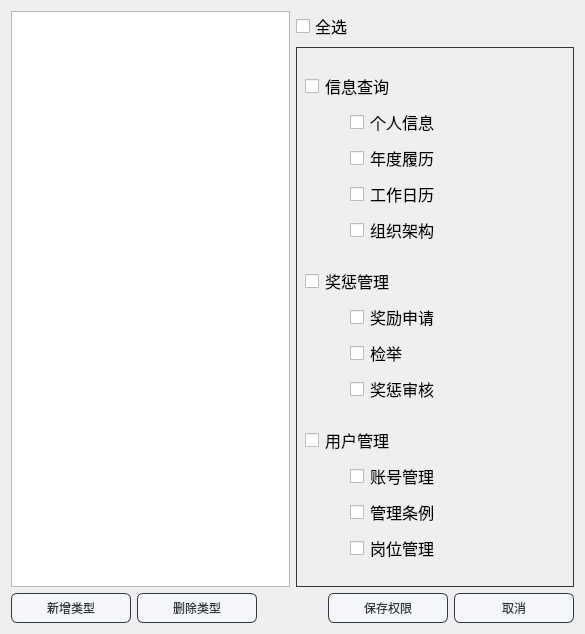
<?xml version="1.0" encoding="UTF-8"?>
<ui version="4.0">
 <class>prutype</class>
 <widget class="QDialog" name="prutype">
  <property name="geometry">
   <rect>
    <x>0</x>
    <y>0</y>
    <width>585</width>
    <height>634</height>
   </rect>
  </property>
  <property name="minimumSize">
   <size>
    <width>585</width>
    <height>460</height>
   </size>
  </property>
  <property name="windowTitle">
   <string>Dialog</string>
  </property>
  <layout class="QGridLayout" name="gridLayout_2">
   <item row="0" column="1">
    <layout class="QVBoxLayout" name="verticalLayout_8">
     <item>
      <widget class="QCheckBox" name="checkBox">
       <property name="minimumSize">
        <size>
         <width>0</width>
         <height>30</height>
        </size>
       </property>
       <property name="font">
        <font>
         <family>宋体</family>
         <pointsize>12</pointsize>
        </font>
       </property>
       <property name="text">
        <string>全选</string>
       </property>
       <property name="checkable">
        <bool>true</bool>
       </property>
       <property name="checked">
        <bool>false</bool>
       </property>
      </widget>
     </item>
     <item>
      <widget class="QWidget" name="widget" native="true">
       <property name="styleSheet">
        <string notr="true">QWidget
{
border-color: #2f3640;
border-style: solid;
border-width: 1px;
}
QCheckBox
{
border-width: 0px;
}</string>
       </property>
       <layout class="QGridLayout" name="gridLayout">
        <item row="0" column="0">
         <layout class="QVBoxLayout" name="verticalLayout_2">
          <item>
           <widget class="QCheckBox" name="pushButton">
            <property name="minimumSize">
             <size>
              <width>0</width>
              <height>30</height>
             </size>
            </property>
            <property name="font">
             <font>
              <family>宋体</family>
              <pointsize>12</pointsize>
             </font>
            </property>
            <property name="text">
             <string>信息查询</string>
            </property>
           </widget>
          </item>
          <item>
           <layout class="QHBoxLayout" name="horizontalLayout_2">
            <item>
             <spacer name="horizontalSpacer_2">
              <property name="orientation">
               <enum>Qt::Horizontal</enum>
              </property>
              <property name="sizeHint" stdset="0">
               <size>
                <width>40</width>
                <height>20</height>
               </size>
              </property>
             </spacer>
            </item>
            <item>
             <layout class="QVBoxLayout" name="verticalLayout">
              <item>
               <widget class="QCheckBox" name="PersonInfo">
                <property name="minimumSize">
                 <size>
                  <width>0</width>
                  <height>30</height>
                 </size>
                </property>
                <property name="font">
                 <font>
                  <family>宋体</family>
                  <pointsize>12</pointsize>
                 </font>
                </property>
                <property name="text">
                 <string>个人信息</string>
                </property>
               </widget>
              </item>
              <item>
               <widget class="QCheckBox" name="YearInfo">
                <property name="minimumSize">
                 <size>
                  <width>0</width>
                  <height>30</height>
                 </size>
                </property>
                <property name="font">
                 <font>
                  <family>宋体</family>
                  <pointsize>12</pointsize>
                 </font>
                </property>
                <property name="text">
                 <string>年度履历</string>
                </property>
               </widget>
              </item>
              <item>
               <widget class="QCheckBox" name="punishInfo">
                <property name="minimumSize">
                 <size>
                  <width>0</width>
                  <height>30</height>
                 </size>
                </property>
                <property name="font">
                 <font>
                  <family>宋体</family>
                  <pointsize>12</pointsize>
                 </font>
                </property>
                <property name="text">
                 <string>工作日历</string>
                </property>
               </widget>
              </item>
              <item>
               <widget class="QCheckBox" name="dutycbx">
                <property name="minimumSize">
                 <size>
                  <width>0</width>
                  <height>30</height>
                 </size>
                </property>
                <property name="font">
                 <font>
                  <family>宋体</family>
                  <pointsize>12</pointsize>
                 </font>
                </property>
                <property name="text">
                 <string>组织架构</string>
                </property>
               </widget>
              </item>
             </layout>
            </item>
           </layout>
          </item>
         </layout>
        </item>
        <item row="1" column="0">
         <layout class="QVBoxLayout" name="verticalLayout_5">
          <item>
           <widget class="QCheckBox" name="pushButton_2">
            <property name="minimumSize">
             <size>
              <width>0</width>
              <height>30</height>
             </size>
            </property>
            <property name="font">
             <font>
              <family>宋体</family>
              <pointsize>12</pointsize>
             </font>
            </property>
            <property name="text">
             <string>奖惩管理</string>
            </property>
           </widget>
          </item>
          <item>
           <layout class="QHBoxLayout" name="horizontalLayout_4">
            <item>
             <spacer name="horizontalSpacer_3">
              <property name="orientation">
               <enum>Qt::Horizontal</enum>
              </property>
              <property name="sizeHint" stdset="0">
               <size>
                <width>40</width>
                <height>20</height>
               </size>
              </property>
             </spacer>
            </item>
            <item>
             <layout class="QVBoxLayout" name="verticalLayout_3">
              <item>
               <widget class="QCheckBox" name="reward">
                <property name="minimumSize">
                 <size>
                  <width>0</width>
                  <height>30</height>
                 </size>
                </property>
                <property name="font">
                 <font>
                  <family>宋体</family>
                  <pointsize>12</pointsize>
                 </font>
                </property>
                <property name="text">
                 <string>奖励申请</string>
                </property>
               </widget>
              </item>
              <item>
               <widget class="QCheckBox" name="report">
                <property name="minimumSize">
                 <size>
                  <width>0</width>
                  <height>30</height>
                 </size>
                </property>
                <property name="font">
                 <font>
                  <family>宋体</family>
                  <pointsize>12</pointsize>
                 </font>
                </property>
                <property name="text">
                 <string>检举</string>
                </property>
               </widget>
              </item>
              <item>
               <widget class="QCheckBox" name="audit">
                <property name="minimumSize">
                 <size>
                  <width>0</width>
                  <height>30</height>
                 </size>
                </property>
                <property name="font">
                 <font>
                  <family>宋体</family>
                  <pointsize>12</pointsize>
                 </font>
                </property>
                <property name="text">
                 <string>奖惩审核</string>
                </property>
               </widget>
              </item>
             </layout>
            </item>
           </layout>
          </item>
         </layout>
        </item>
        <item row="2" column="0">
         <layout class="QVBoxLayout" name="verticalLayout_7">
          <item>
           <widget class="QCheckBox" name="pushButton_3">
            <property name="minimumSize">
             <size>
              <width>0</width>
              <height>30</height>
             </size>
            </property>
            <property name="font">
             <font>
              <family>宋体</family>
              <pointsize>12</pointsize>
             </font>
            </property>
            <property name="text">
             <string>用户管理</string>
            </property>
           </widget>
          </item>
          <item>
           <layout class="QHBoxLayout" name="horizontalLayout_3">
            <item>
             <spacer name="horizontalSpacer_4">
              <property name="orientation">
               <enum>Qt::Horizontal</enum>
              </property>
              <property name="sizeHint" stdset="0">
               <size>
                <width>40</width>
                <height>20</height>
               </size>
              </property>
             </spacer>
            </item>
            <item>
             <layout class="QVBoxLayout" name="verticalLayout_4">
              <item>
               <widget class="QCheckBox" name="staff">
                <property name="minimumSize">
                 <size>
                  <width>0</width>
                  <height>30</height>
                 </size>
                </property>
                <property name="font">
                 <font>
                  <family>宋体</family>
                  <pointsize>12</pointsize>
                 </font>
                </property>
                <property name="text">
                 <string>账号管理</string>
                </property>
               </widget>
              </item>
              <item>
               <widget class="QCheckBox" name="manageRule">
                <property name="minimumSize">
                 <size>
                  <width>0</width>
                  <height>30</height>
                 </size>
                </property>
                <property name="font">
                 <font>
                  <family>宋体</family>
                  <pointsize>12</pointsize>
                 </font>
                </property>
                <property name="text">
                 <string>管理条例</string>
                </property>
               </widget>
              </item>
              <item>
               <widget class="QCheckBox" name="purType_2">
                <property name="minimumSize">
                 <size>
                  <width>0</width>
                  <height>30</height>
                 </size>
                </property>
                <property name="font">
                 <font>
                  <family>宋体</family>
                  <pointsize>12</pointsize>
                 </font>
                </property>
                <property name="text">
                 <string>岗位管理</string>
                </property>
               </widget>
              </item>
             </layout>
            </item>
           </layout>
          </item>
         </layout>
        </item>
        <item row="0" column="1">
         <spacer name="horizontalSpacer_6">
          <property name="orientation">
           <enum>Qt::Horizontal</enum>
          </property>
          <property name="sizeHint" stdset="0">
           <size>
            <width>40</width>
            <height>20</height>
           </size>
          </property>
         </spacer>
        </item>
       </layout>
      </widget>
     </item>
    </layout>
   </item>
   <item row="1" column="0" colspan="2">
    <layout class="QHBoxLayout" name="horizontalLayout">
     <item>
      <widget class="QPushButton" name="addtype">
       <property name="minimumSize">
        <size>
         <width>120</width>
         <height>0</height>
        </size>
       </property>
       <property name="styleSheet">
        <string notr="true">QPushButton{
	font: 10pt &quot;微软雅黑&quot;;
    color: #2f3640;
    background-color: #f5f6fa;
    border-color: #2f3640;
    border-radius: 6px;
    border-style: solid;
    border-width: 1px;
    padding: 5px;
}

/**鼠标停留在按钮上的样式**/
QPushButton::hover{	
    color: #FFFFFF;
    background-color: #718093;
    border-color: #2f3640;
}

/**鼠标按压下去的样式**/
QPushButton::pressed,QPushButton::checked{
    color: #FFFFFF;
    background-color: qlineargradient(spread:pad, x1:0, y1:0, x2:0, y2:1, stop:0 #273c75, stop:1 #487eb0);
}

/**按钮失能情况下样式**/
QPushButton::disabled{
    color: #FFFFFF;
    background-color: #dcdde1;
    border-color: #dcdde1;
}
</string>
       </property>
       <property name="text">
        <string>新增类型</string>
       </property>
      </widget>
     </item>
     <item>
      <widget class="QPushButton" name="deltype">
       <property name="minimumSize">
        <size>
         <width>120</width>
         <height>0</height>
        </size>
       </property>
       <property name="styleSheet">
        <string notr="true">QPushButton{
	font: 10pt &quot;微软雅黑&quot;;
    color: #2f3640;
    background-color: #f5f6fa;
    border-color: #2f3640;
    border-radius: 6px;
    border-style: solid;
    border-width: 1px;
    padding: 5px;
}

/**鼠标停留在按钮上的样式**/
QPushButton::hover{	
    color: #FFFFFF;
    background-color: #718093;
    border-color: #2f3640;
}

/**鼠标按压下去的样式**/
QPushButton::pressed,QPushButton::checked{
    color: #FFFFFF;
    background-color: qlineargradient(spread:pad, x1:0, y1:0, x2:0, y2:1, stop:0 #273c75, stop:1 #487eb0);
}

/**按钮失能情况下样式**/
QPushButton::disabled{
    color: #FFFFFF;
    background-color: #dcdde1;
    border-color: #dcdde1;
}
</string>
       </property>
       <property name="text">
        <string>删除类型</string>
       </property>
      </widget>
     </item>
     <item>
      <spacer name="horizontalSpacer">
       <property name="orientation">
        <enum>Qt::Horizontal</enum>
       </property>
       <property name="sizeHint" stdset="0">
        <size>
         <width>40</width>
         <height>20</height>
        </size>
       </property>
      </spacer>
     </item>
     <item>
      <widget class="QPushButton" name="ptsave">
       <property name="minimumSize">
        <size>
         <width>120</width>
         <height>0</height>
        </size>
       </property>
       <property name="styleSheet">
        <string notr="true">QPushButton{
	font: 10pt &quot;微软雅黑&quot;;
    color: #2f3640;
    background-color: #f5f6fa;
    border-color: #2f3640;
    border-radius: 6px;
    border-style: solid;
    border-width: 1px;
    padding: 5px;
}

/**鼠标停留在按钮上的样式**/
QPushButton::hover{	
    color: #FFFFFF;
    background-color: #718093;
    border-color: #2f3640;
}

/**鼠标按压下去的样式**/
QPushButton::pressed,QPushButton::checked{
    color: #FFFFFF;
    background-color: qlineargradient(spread:pad, x1:0, y1:0, x2:0, y2:1, stop:0 #273c75, stop:1 #487eb0);
}

/**按钮失能情况下样式**/
QPushButton::disabled{
    color: #FFFFFF;
    background-color: #dcdde1;
    border-color: #dcdde1;
}
</string>
       </property>
       <property name="text">
        <string>保存权限</string>
       </property>
      </widget>
     </item>
     <item>
      <widget class="QPushButton" name="ptcancel">
       <property name="minimumSize">
        <size>
         <width>120</width>
         <height>0</height>
        </size>
       </property>
       <property name="styleSheet">
        <string notr="true">QPushButton{
	font: 10pt &quot;微软雅黑&quot;;
    color: #2f3640;
    background-color: #f5f6fa;
    border-color: #2f3640;
    border-radius: 6px;
    border-style: solid;
    border-width: 1px;
    padding: 5px;
}

/**鼠标停留在按钮上的样式**/
QPushButton::hover{	
    color: #FFFFFF;
    background-color: #718093;
    border-color: #2f3640;
}

/**鼠标按压下去的样式**/
QPushButton::pressed,QPushButton::checked{
    color: #FFFFFF;
    background-color: qlineargradient(spread:pad, x1:0, y1:0, x2:0, y2:1, stop:0 #273c75, stop:1 #487eb0);
}

/**按钮失能情况下样式**/
QPushButton::disabled{
    color: #FFFFFF;
    background-color: #dcdde1;
    border-color: #dcdde1;
}
</string>
       </property>
       <property name="text">
        <string>取消</string>
       </property>
      </widget>
     </item>
    </layout>
   </item>
   <item row="0" column="0">
    <widget class="QTableView" name="prutype_2"/>
   </item>
  </layout>
 </widget>
 <resources/>
 <connections/>
</ui>
